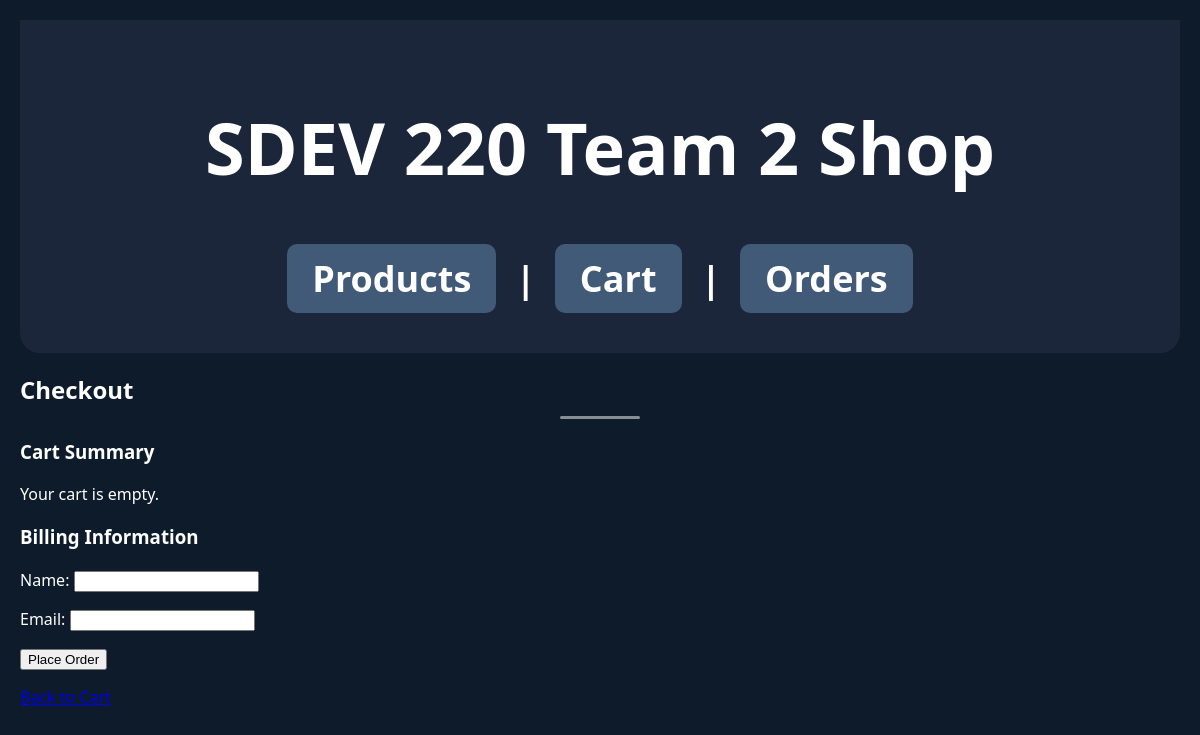
The app's page /checkout, older data.
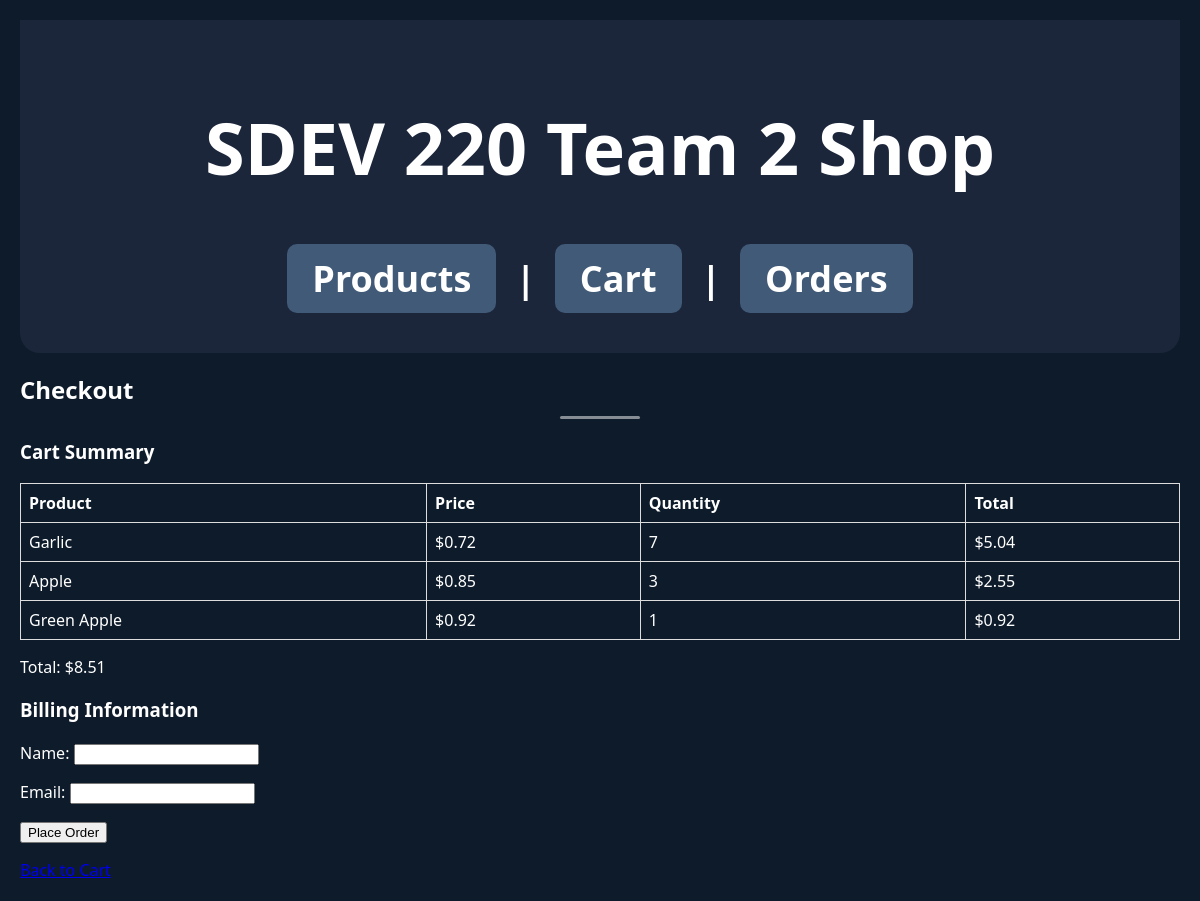
The same page, newer data.
### app.py (models this page shows)
class Product(db.Model):
    id = db.Column(db.Integer, primary_key=True)
    name = db.Column(db.String(100), nullable=False)
    description = db.Column(db.Text)
    price = db.Column(db.Float, nullable=False)

class CartItem(db.Model):
    id = db.Column(db.Integer, primary_key=True)
    product_id = db.Column(db.Integer, db.ForeignKey('product.id'), nullable=False)
    quantity = db.Column(db.Integer, default=1)

### app.py (the view, shortened to what this page needs)
@app.route('/checkout', methods=['GET', 'POST'])
def checkout():
    form = CheckoutForm()
    cart_items = CartItem.query.all()
    products = {p.id: p for p in Product.query.all()}
    total = sum(products[item.product_id].price * item.quantity for item in cart_items)
    return render_template('checkout.html', form=form, cart_items=cart_items, products=products, total=total)

### app.py
class CheckoutForm(FlaskForm):
    customer_name = StringField('Name', validators=[DataRequired()])
    customer_email = StringField('Email', validators=[DataRequired()])
    submit = SubmitField('Place Order')

### app.py (called while the page is built)
def to_fixed(value, decimals=2):
    return f"{value:.{decimals}f}"

### templates/checkout.html (shortened to what this page needs)
{% extends 'base.html' %}
{% block content %}
    <h2>Checkout</h2>
    <h3>Cart Summary</h3>
    {% if cart_items %}
        <table>
            <tr><th>Product</th><th>Price</th><th>Quantity</th><th>Total</th></tr>
            {% for item in cart_items %}
                <tr>
                    <td>{{ products[item.product_id].name }}</td>
                    <td>${{ products[item.product_id].price | to_fixed(2) }}</td>
                    <td>{{ item.quantity }}</td>
                    <td>${{ (products[item.product_id].price * item.quantity) | to_fixed(2) }}</td>
                </tr>
            {% endfor %}
        </table>
        <p>Total: ${{ total | to_fixed(2) }}</p>
    {% else %}
        <p>Your cart is empty.</p>
    {% endif %}
    <h3>Billing Information</h3>
    <form method="POST">
        <p>{{ form.customer_name.label }}: {{ form.customer_name() }}</p>
        <p>{{ form.customer_email.label }}: {{ form.customer_email() }}</p>
        <p>{{ form.submit() }}</p>
    </form>
    <p><a href="{{ url_for('cart') }}">Back to Cart</a></p>
{% endblock %}

### templates/base.html (shortened to what this page needs)
<!DOCTYPE html>
<html>
<head>
    <link rel="stylesheet" href="{{ url_for('static', filename='style.css') }}">
</head>
<body>
    <header>
        <h1>SDEV 220 Team 2 Shop</h1>
        <nav>
            <a href="{{ url_for('product_list') }}">Products</a> |
            <a href="{{ url_for('cart') }}">Cart</a> |
            <a href="{{ url_for('admin_orders') }}">Orders</a>
        </nav>
    </header>
    {% block content %}{% endblock %}
</body>
</html>

### static/style.css (style rules this page uses)
body { font-family: Arial, sans-serif; margin: 20px; }
header { background: #f4f4f4; padding: 10px; text-align: center; }
nav { margin: 10px 0; }
table { width: 100%; border-collapse: collapse; }
th, td { border: 1px solid #ddd; padding: 8px; text-align: left; }
form { margin-top: 20px; }
body { font-family: 'Segoe UI', Tahoma, Geneva, Verdana, sans-serif; background-color: #0D1B2A; color: white; margin: 20px; }
header { background-color: #1B263B; color: white; padding: 30px; text-align: center; font-size: 36px; font-weight: bold; border-radius: 0 0 20px 20px; }
nav { margin-top: 20px; text-align: center; }
nav a { background-color: #415A77; color: white; padding: 10px 25px; margin: 0 10px; text-decoration: none; font-weight: bold; border-radius: 10px; display: inline-block; transition: background-color 0.3s ease; }
h2::after { content: ""; display: block; width: 80px; height: 3px; background: rgba(255, 255, 255, 0.5); margin: 10px auto 0; border-radius: 5px; }

Row changes from the older to the newer data that the page shows:
added CartItem: quantity "7"
now on this page (row unchanged): Product: name "Garlic", price "0.72", price.quantity "5.04"
added CartItem: quantity "3"
now on this page (row unchanged): Product: name "Apple", price "0.85", price.quantity "2.55"
added CartItem: quantity "1"
now on this page (row unchanged): Product: name "Green Apple", price "0.92", price.quantity "0.92"
Text that changed along with them:
{{ total | to_fixed(2) }}: (not shown) → "8.51"
text no longer shown: "Your cart is empty."
text now shown: "Product Price Quantity Total Total: $"
